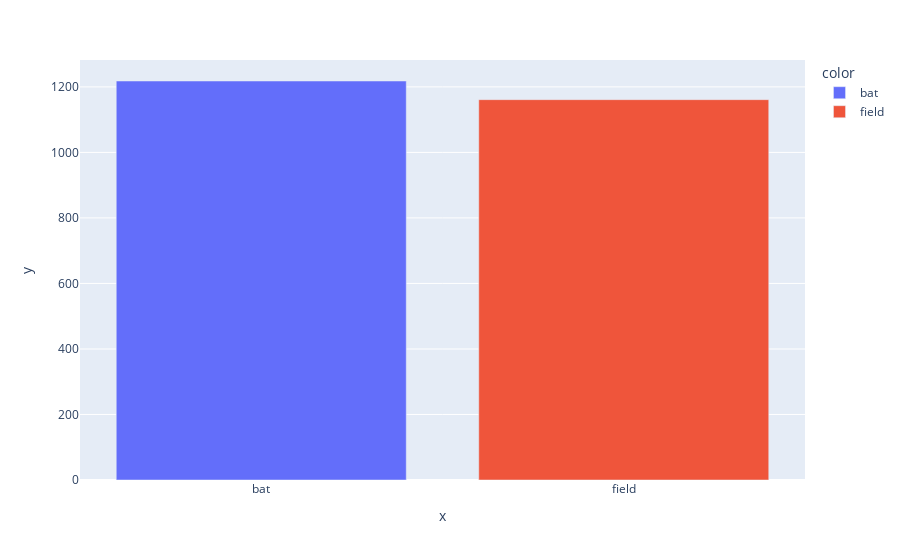

Here is the notebook cell this chart was saved with:
### Code cell
px.bar(x=toss.index,y=toss.values,color=toss.index)

### Figure 1 — Plotly figure (JSON) as saved in the notebook; plotly's stock layout.template omitted (floating-point values rounded to 4 significant figures)
{"data": [{"alignmentgroup": "True", "hovertemplate": "color=bat<br>x=%{x}<br>y=%{y}<extra></extra>", "legendgroup": "bat", "marker": {"color": "#636efa", "pattern": {"shape": ""}}, "name": "bat", "offsetgroup": "bat", "orientation": "v", "showlegend": true, "textposition": "auto", "type": "bar", "x": ["bat"], "xaxis": "x", "y": [1218], "yaxis": "y"}, {"alignmentgroup": "True", "hovertemplate": "color=field<br>x=%{x}<br>y=%{y}<extra></extra>", "legendgroup": "field", "marker": {"color": "#EF553B", "pattern": {"shape": ""}}, "name": "field", "offsetgroup": "field", "orientation": "v", "showlegend": true, "textposition": "auto", "type": "bar", "x": ["field"], "xaxis": "x", "y": [1161], "yaxis": "y"}], "layout": {"barmode": "relative", "legend": {"title": {"text": "color"}, "tracegroupgap": 0}, "margin": {"t": 60}, "xaxis": {"anchor": "y", "domain": [0, 1], "title": {"text": "x"}}, "yaxis": {"anchor": "x", "domain": [0, 1], "title": {"text": "y"}}}}
